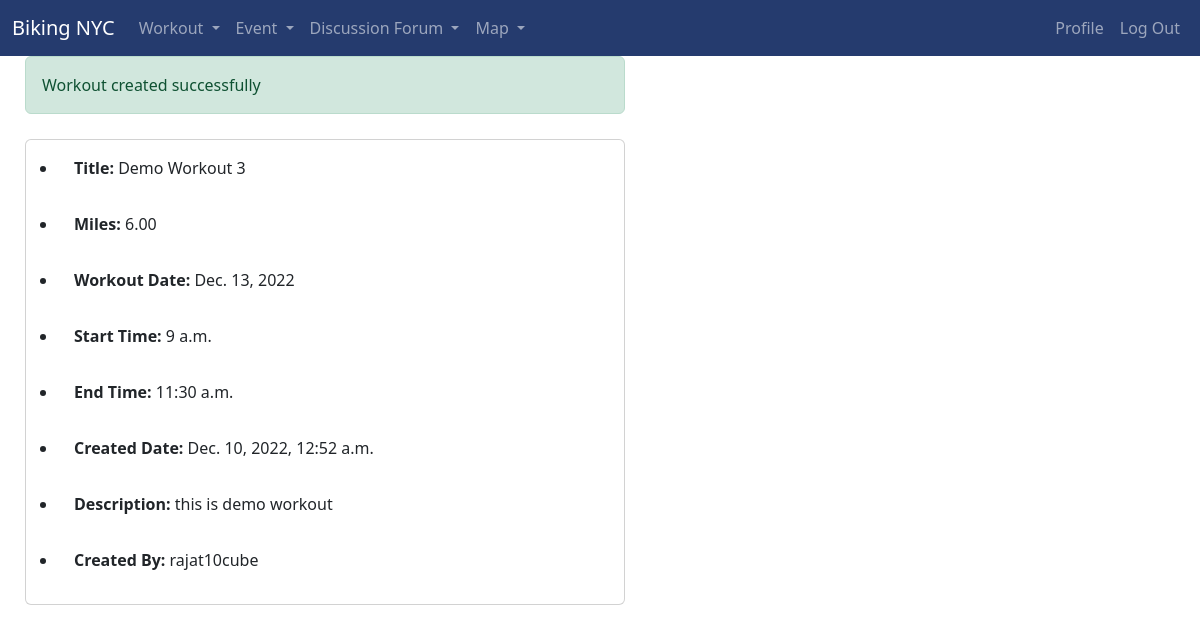
Page /log_workout/post_workout/success (signed in) on the committed database.
### bikingapp/models.py (models this page shows, shortened)
class Workout(models.Model):
    title = models.CharField(max_length=50)
    miles = models.DecimalField(max_digits=5, decimal_places=2)
    date = models.DateField(default=timezone.now)
    time_start = models.TimeField(default=timezone.now)
    time_end = models.TimeField(default=timezone.now)
    date_created = models.DateTimeField(default=timezone.now)
    description = models.CharField(max_length=500, null=True)
    created_by = models.CharField(max_length=100, default="user")

### bikingapp/views.py (the view)
# urls.py: path("log_workout/post_workout/success", views.workout_success),
@login_required
def workout_success(request):
    obj = models.Workout.objects.order_by("id").latest("id")
    context = {"obj1": obj}
    return render(request, "workout/workout_success.html", context)

### bikingapp/models.py (called while the page is built)
    def __str__(self):
        return self.username

### bikingapp/templates/workout/workout_success.html (shortened to what this page needs)
<!DOCTYPE html>
<html lang="en">
<head>
  <link href="https://cdn.jsdelivr.net/npm/bootstrap@5.2.2/dist/css/bootstrap.min.css" rel="stylesheet"
 />
  <link rel="stylesheet" href="https://cdn.jsdelivr.net/npm/bootstrap-icons@1.9.1/font/bootstrap-icons.css" />
</head>
<body>
  {% extends 'base.html' %} {% block content %}
  <div>
    <div class="col">
      <div class="alert alert-success col-lg-6" role="alert" style="margin-left: 25px">
        Workout created successfully
      </div>
      <div class="card col-lg-6" style="margin: 25px">
        <ul>
          <li class="card-body"><b>Title:</b> {{obj1.title}}</li>
          <li class="card-body"><b>Miles:</b> {{obj1.miles}}</li>
          <li class="card-body"><b>Workout Date:</b> {{obj1.date}}</li>
          <li class="card-body"><b>Start Time:</b> {{obj1.time_start}}</li>
          <li class="card-body"><b>End Time:</b> {{obj1.time_end}}</li>
          <li class="card-body">
            <b>Created Date:</b> {{obj1.date_created}}
          </li>
          <li class="card-body"><b>Description:</b> {{obj1.description}}</li>
          <li class="card-body"><b>Created By:</b> {{obj1.created_by}}</li>
        </ul>
      </div>
    </div>
  </div>
  {% endblock content %}

### rows in the picture
Workout: title "Demo Workout 3", miles "6.00", date "Dec. 13, 2022", time_start "9 a.m.", time_end "11:30 a.m.", date_created "Dec. 10, 2022, 12:52 a.m.", description "this is demo workout", created_by "rajat10cube"
